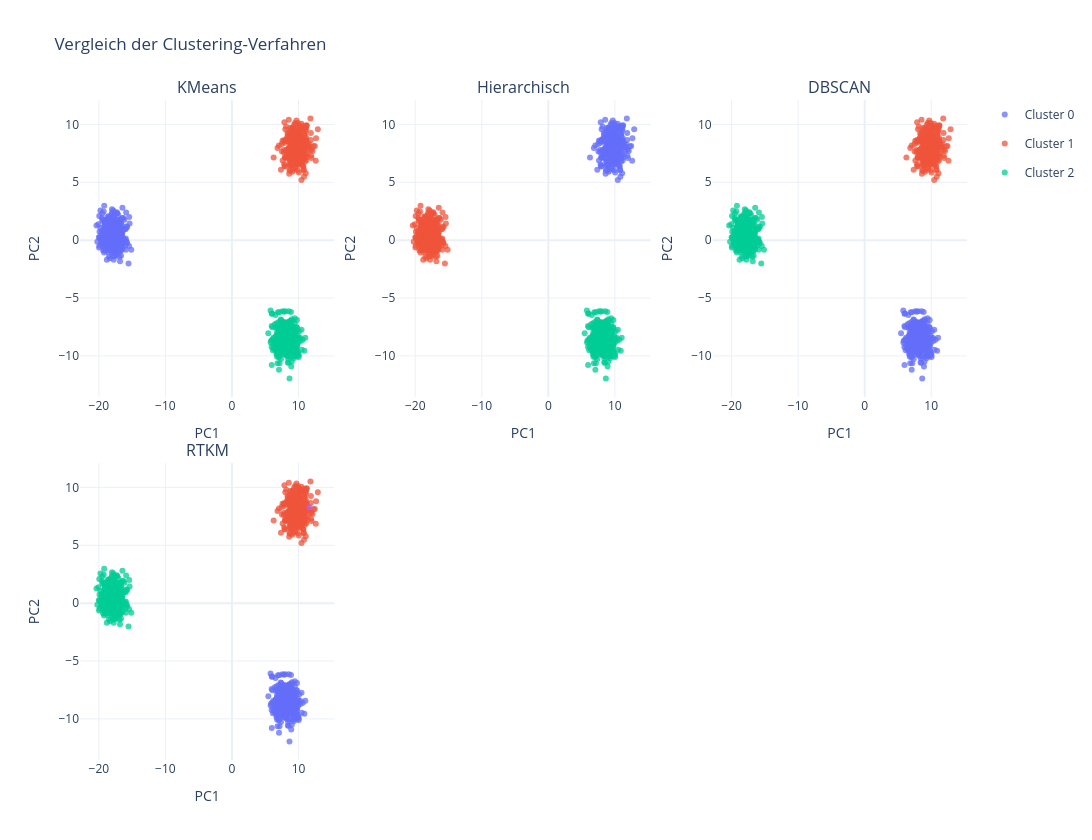

Notebook code cell kept with this figure:
### Markdown cell above
### Plot results and evaluation metrics

### Code cell
label_sets = [
    ("KMeans", kmeans),
    ("Hierarchisch", hcagg),
    ("DBSCAN", dbscan),
    ("RTKM", labels),
]

plot_clustering_comparison(X,label_sets)
clustering_metrics_table(X, label_sets)

### Figure 1 — Plotly figure (JSON) as saved in the notebook; plotly's stock layout.template omitted (floating-point values rounded to 4 significant figures; data arrays with more than 128 entries replaced by an {"elided": "..."} marker saying what was removed)
{"data": [{"legendgroup": "0", "marker": {"color": "#636EFA", "opacity": 0.75, "size": 6}, "mode": "markers", "name": "Cluster 0", "showlegend": true, "type": "scatter", "x": {"elided": "333 float values"}, "xaxis": "x", "y": {"elided": "333 float values"}, "yaxis": "y"}, {"legendgroup": "1", "marker": {"color": "#EF553B", "opacity": 0.75, "size": 6}, "mode": "markers", "name": "Cluster 1", "showlegend": true, "type": "scatter", "x": {"elided": "334 float values"}, "xaxis": "x", "y": {"elided": "334 float values"}, "yaxis": "y"}, {"legendgroup": "2", "marker": {"color": "#00CC96", "opacity": 0.75, "size": 6}, "mode": "markers", "name": "Cluster 2", "showlegend": true, "type": "scatter", "x": {"elided": "333 float values"}, "xaxis": "x", "y": {"elided": "333 float values"}, "yaxis": "y"}, {"legendgroup": "0", "marker": {"color": "#636EFA", "opacity": 0.75, "size": 6}, "mode": "markers", "name": "Cluster 0", "showlegend": false, "type": "scatter", "x": {"elided": "334 float values"}, "xaxis": "x2", "y": {"elided": "334 float values"}, "yaxis": "y2"}, {"legendgroup": "1", "marker": {"color": "#EF553B", "opacity": 0.75, "size": 6}, "mode": "markers", "name": "Cluster 1", "showlegend": false, "type": "scatter", "x": {"elided": "333 float values"}, "xaxis": "x2", "y": {"elided": "333 float values"}, "yaxis": "y2"}, {"legendgroup": "2", "marker": {"color": "#00CC96", "opacity": 0.75, "size": 6}, "mode": "markers", "name": "Cluster 2", "showlegend": false, "type": "scatter", "x": {"elided": "333 float values"}, "xaxis": "x2", "y": {"elided": "333 float values"}, "yaxis": "y2"}, {"legendgroup": "0", "marker": {"color": "#636EFA", "opacity": 0.75, "size": 6}, "mode": "markers", "name": "Cluster 0", "showlegend": false, "type": "scatter", "x": {"elided": "333 float values"}, "xaxis": "x3", "y": {"elided": "333 float values"}, "yaxis": "y3"}, {"legendgroup": "1", "marker": {"color": "#EF553B", "opacity": 0.75, "size": 6}, "mode": "markers", "name": "Cluster 1", "showlegend": false, "type": "scatter", "x": {"elided": "334 float values"}, "xaxis": "x3", "y": {"elided": "334 float values"}, "yaxis": "y3"}, {"legendgroup": "2", "marker": {"color": "#00CC96", "opacity": 0.75, "size": 6}, "mode": "markers", "name": "Cluster 2", "showlegend": false, "type": "scatter", "x": {"elided": "333 float values"}, "xaxis": "x3", "y": {"elided": "333 float values"}, "yaxis": "y3"}, {"legendgroup": "0", "marker": {"color": "#636EFA", "opacity": 0.75, "size": 6}, "mode": "markers", "name": "Cluster 0", "showlegend": false, "type": "scatter", "x": {"elided": "333 float values"}, "xaxis": "x4", "y": {"elided": "333 float values"}, "yaxis": "y4"}, {"legendgroup": "1", "marker": {"color": "#EF553B", "opacity": 0.75, "size": 6}, "mode": "markers", "name": "Cluster 1", "showlegend": false, "type": "scatter", "x": {"elided": "333 float values"}, "xaxis": "x4", "y": {"elided": "333 float values"}, "yaxis": "y4"}, {"legendgroup": "2", "marker": {"color": "#00CC96", "opacity": 0.75, "size": 6}, "mode": "markers", "name": "Cluster 2", "showlegend": false, "type": "scatter", "x": {"elided": "333 float values"}, "xaxis": "x4", "y": {"elided": "333 float values"}, "yaxis": "y4"}, {"legendgroup": "3", "marker": {"color": "#AB63FA", "opacity": 0.75, "size": 6}, "mode": "markers", "name": "Cluster 3", "showlegend": false, "type": "scatter", "x": [11.67], "xaxis": "x4", "y": [8.285], "yaxis": "y4"}], "layout": {"annotations": [{"font": {"size": 16}, "showarrow": false, "text": "KMeans", "x": 0.1433, "xanchor": "center", "xref": "paper", "y": 1, "yanchor": "bottom", "yref": "paper"}, {"font": {"size": 16}, "showarrow": false, "text": "Hierarchisch", "x": 0.5, "xanchor": "center", "xref": "paper", "y": 1, "yanchor": "bottom", "yref": "paper"}, {"font": {"size": 16}, "showarrow": false, "text": "DBSCAN", "x": 0.8567, "xanchor": "center", "xref": "paper", "y": 1, "yanchor": "bottom", "yref": "paper"}, {"font": {"size": 16}, "showarrow": false, "text": "RTKM", "x": 0.1433, "xanchor": "center", "xref": "paper", "y": 0.45, "yanchor": "bottom", "yref": "paper"}], "height": 840, "title": {"text": "Vergleich der Clustering-Verfahren"}, "width": 1400, "xaxis": {"anchor": "y", "domain": [0, 0.2867], "title": {"text": "PC1"}}, "xaxis2": {"anchor": "y2", "domain": [0.3567, 0.6433], "title": {"text": "PC1"}}, "xaxis3": {"anchor": "y3", "domain": [0.7133, 1], "title": {"text": "PC1"}}, "xaxis4": {"anchor": "y4", "domain": [0, 0.2867], "title": {"text": "PC1"}}, "xaxis5": {"anchor": "y5", "domain": [0.3567, 0.6433], "visible": false}, "xaxis6": {"anchor": "y6", "domain": [0.7133, 1], "visible": false}, "yaxis": {"anchor": "x", "domain": [0.55, 1], "title": {"text": "PC2"}}, "yaxis2": {"anchor": "x2", "domain": [0.55, 1], "title": {"text": "PC2"}}, "yaxis3": {"anchor": "x3", "domain": [0.55, 1], "title": {"text": "PC2"}}, "yaxis4": {"anchor": "x4", "domain": [0, 0.45], "title": {"text": "PC2"}}, "yaxis5": {"anchor": "x5", "domain": [0, 0.45], "visible": false}, "yaxis6": {"anchor": "x6", "domain": [0, 0.45], "visible": false}}}
